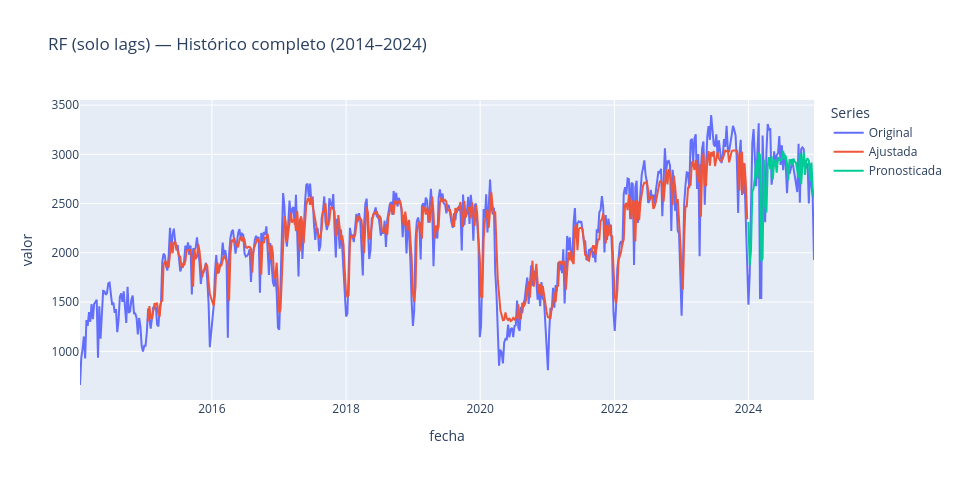

Write notebook code for a chart like this one.
### Markdown cell above
#### 3.4.3. Visualización de resultados

### Code cell
# Crear dataframes con columnas correctas (cada array/serie como una columna)
df_ajustado = pd.DataFrame({
    'fecha': train_df['fecha'].values,
	'valor': y_pred_tr
}, index=train_df.index)

df_pronostico = pd.DataFrame({
    'fecha': test_df['fecha'].values,
	'valor': y_pred_te
}, index=test_df.index)

df_pronostico_c = pd.concat([df_ajustado, df_pronostico])

title = "RF (solo lags) — Histórico completo (2014–2024)"

# # Los datos a graficar
data_tuples = (
    (df_original, 'Original'),
    (df_ajustado, 'Ajustada'),
    (df_pronostico, 'Pronosticada'),
    # (df_pronostico_c, 'Pronosticada Completa'),
)

plot_forecast(
    *data_tuples,  # Desempaqueta los datos
    y='valor',
    title=title,
    **common_plot_args  # Desempaqueta los argumentos comunes
)

### Figure 1 — Plotly figure (JSON) as saved in the notebook; plotly's stock layout.template omitted (floating-point values rounded to 4 significant figures; data arrays with more than 128 entries replaced by an {"elided": "..."} marker saying what was removed)
{"data": [{"customdata": {"elided": "568x1 int values"}, "hovertemplate": "<b>Original</b><br>Fecha: %{x}<br>valor: %{y}<br>Semana: %{customdata[0]}<extra></extra>", "mode": "lines", "name": "Original", "type": "scatter", "x": {"elided": "568 str values"}, "y": {"elided": "568 float values"}}, {"customdata": {"elided": "464x1 int values"}, "hovertemplate": "<b>Ajustada</b><br>Fecha: %{x}<br>valor: %{y}<br>Semana: %{customdata[0]}<extra></extra>", "mode": "lines", "name": "Ajustada", "type": "scatter", "x": {"elided": "464 str values"}, "y": {"elided": "464 float values"}}, {"customdata": [[1], [2], [3], [4], [5], [6], [7], [8], [9], [10], [11], [12], [13], [14], [15], [16], [17], [18], [19], [20], [21], [22], [23], [24], [25], [26], [27], [28], [29], [30], [31], [32], [33], [34], [35], [36], [37], [38], [39], [40], [41], [42], [43], [44], [45], [46], [47], [48], [49], [50], [51], [52]], "hovertemplate": "<b>Pronosticada</b><br>Fecha: %{x}<br>valor: %{y}<br>Semana: %{customdata[0]}<extra></extra>", "mode": "lines", "name": "Pronosticada", "type": "scatter", "x": ["2024-01-01T00:00:00", "2024-01-08T00:00:00", "2024-01-15T00:00:00", "2024-01-22T00:00:00", "2024-01-29T00:00:00", "2024-02-05T00:00:00", "2024-02-12T00:00:00", "2024-02-19T00:00:00", "2024-02-26T00:00:00", "2024-03-04T00:00:00", "2024-03-11T00:00:00", "2024-03-18T00:00:00", "2024-03-25T00:00:00", "2024-04-01T00:00:00", "2024-04-08T00:00:00", "2024-04-15T00:00:00", "2024-04-22T00:00:00", "2024-04-29T00:00:00", "2024-05-06T00:00:00", "2024-05-13T00:00:00", "2024-05-20T00:00:00", "2024-05-27T00:00:00", "2024-06-03T00:00:00", "2024-06-10T00:00:00", "2024-06-17T00:00:00", "2024-06-24T00:00:00", "2024-07-01T00:00:00", "2024-07-08T00:00:00", "2024-07-15T00:00:00", "2024-07-22T00:00:00", "2024-07-29T00:00:00", "2024-08-05T00:00:00", "2024-08-12T00:00:00", "2024-08-19T00:00:00", "2024-08-26T00:00:00", "2024-09-02T00:00:00", "2024-09-09T00:00:00", "2024-09-16T00:00:00", "2024-09-23T00:00:00", "2024-09-30T00:00:00", "2024-10-07T00:00:00", "2024-10-14T00:00:00", "2024-10-21T00:00:00", "2024-10-28T00:00:00", "2024-11-04T00:00:00", "2024-11-11T00:00:00", "2024-11-18T00:00:00", "2024-11-25T00:00:00", "2024-12-02T00:00:00", "2024-12-09T00:00:00", "2024-12-16T00:00:00", "2024-12-23T00:00:00"], "y": [2314.0, 1876.0, 2035.0, 2621.0, 2653.0, 2758.0, 2940.0, 2752.0, 3019.0, 2991.0, 1915.0, 1943.0, 2947.0, 2490.0, 2409.0, 2881.0, 2971.0, 2849.0, 2980.0, 2747.0, 2947.0, 2930.0, 2813.0, 2971.0, 2943.0, 2938.0, 2953.0, 3035.0, 2951.0, 2987.0, 2908.0, 2737.0, 2950.0, 2921.0, 2889.0, 2956.0, 2925.0, 2914.0, 2815.0, 2761.0, 3009.0, 2697.0, 2895.0, 3023.0, 2790.0, 2937.0, 2959.0, 2933.0, 2729.0, 2917.0, 2643.0, 2545.0]}], "layout": {"height": 480, "hovermode": "x unified", "legend": {"title": {"text": "Series"}}, "title": {"text": "RF (solo lags) — Histórico completo (2014–2024)"}, "width": 960, "xaxis": {"title": {"text": "fecha"}}, "yaxis": {"title": {"text": "valor"}}}}
